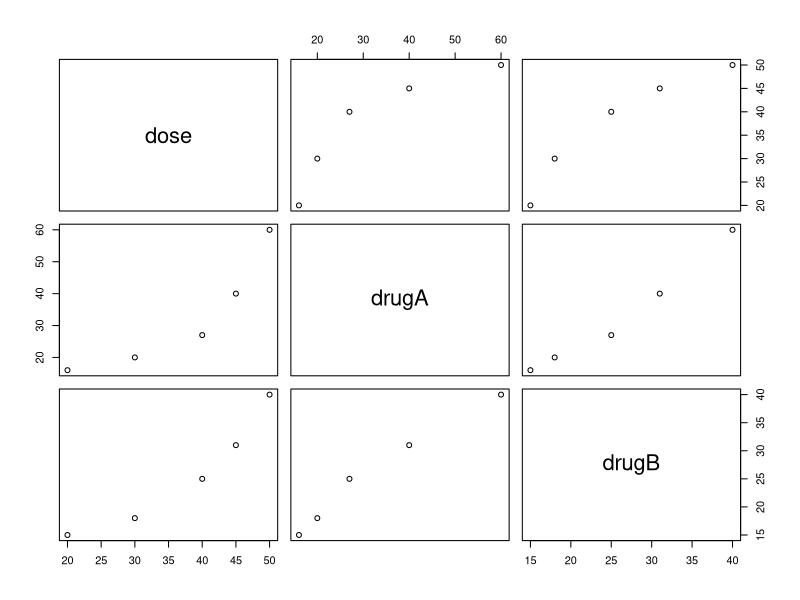
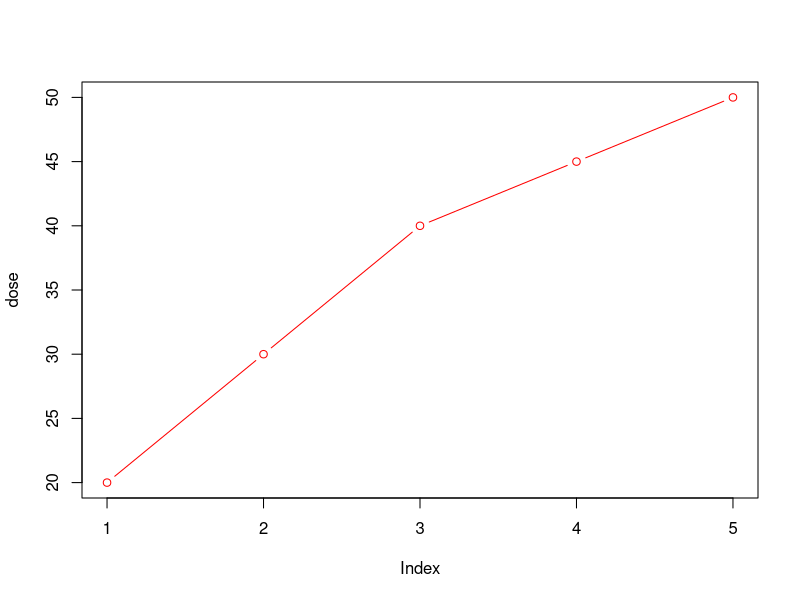
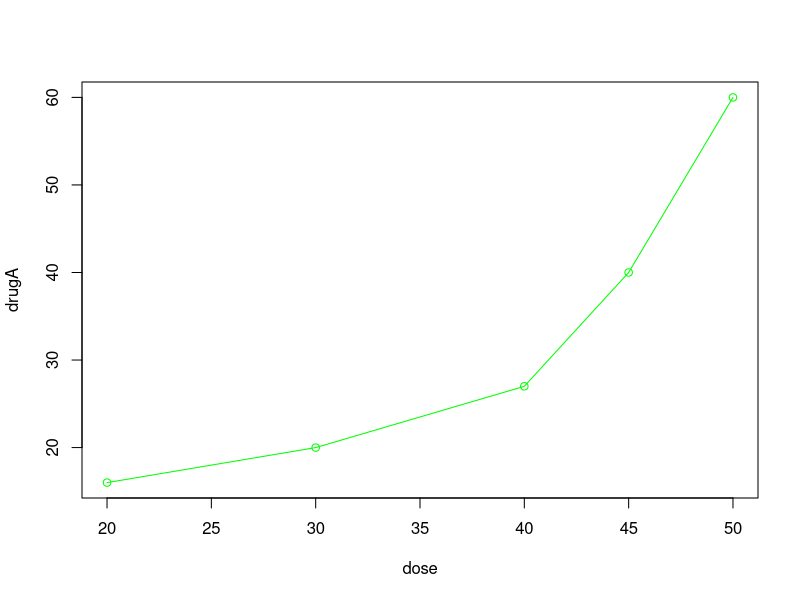
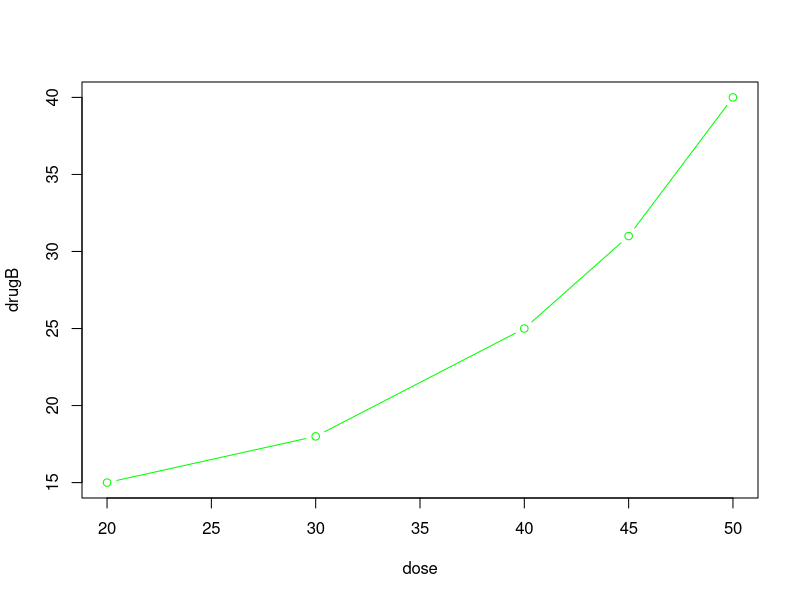
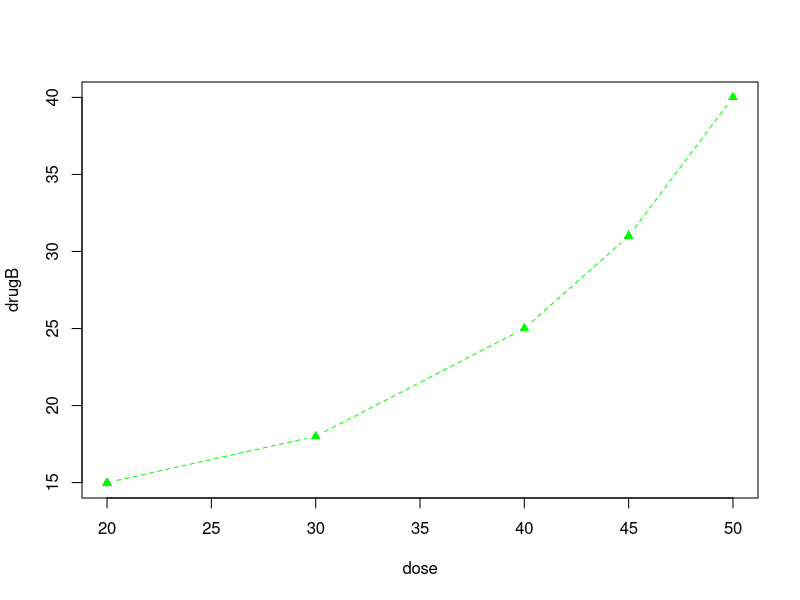
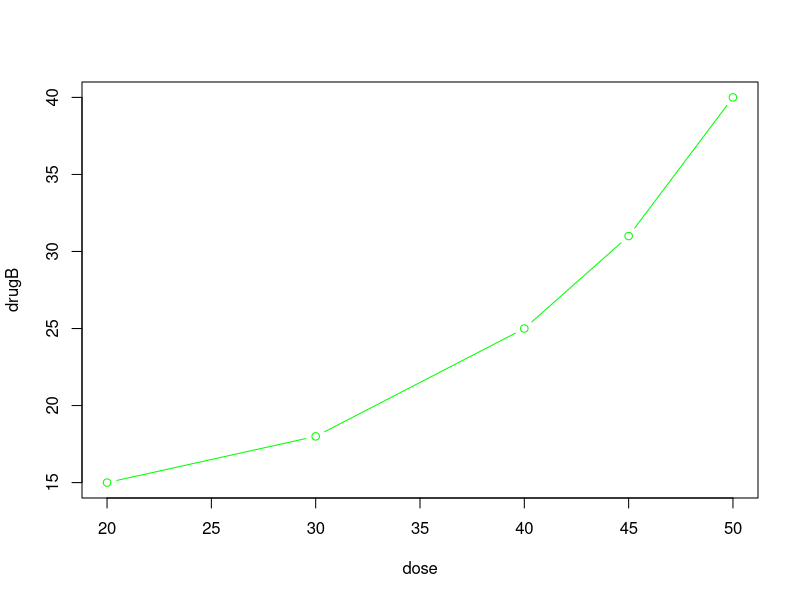
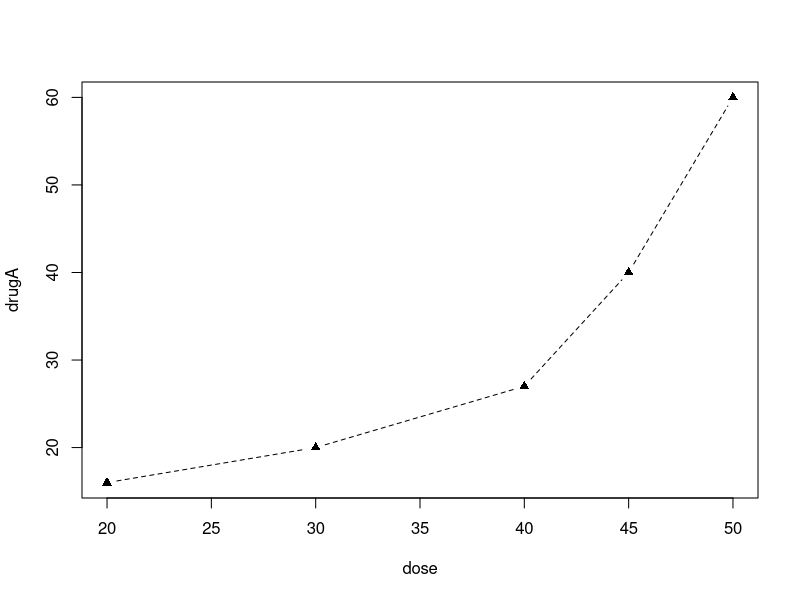
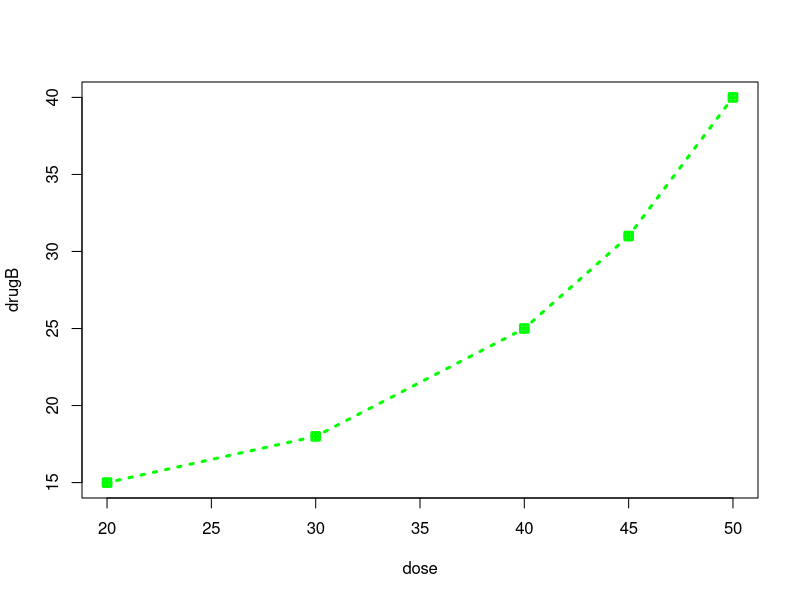

Write R code to recreate these figures, in order.
dose <- c(20, 30, 40, 45, 50)
drugA <- c(16, 20, 27, 40, 60)
drugB <- c(15, 18, 25, 31, 40)

drugs <- data.frame(dose, drugA, drugB)
drugs
plot(drugs)
attach(drugs)
plot(dose, type ="b", col="red")
detach(drugs)
plot(dose, drugA,  type ="o", col="green")
#save the settings to opar (kind of conf file for graph)
opar <- par(no.readonly = TRUE)
plot(dose, drugB,  type ="b", col="green")

par(lty = 2,pch = 17)
plot(dose, drugB,  type ="b", col="green")
#this resets to the earlier settings of the graph
par(opar) 
plot(dose, drugB,  type ="b", col="green")

plot(dose, drugA, type = "b", lty = 2, pch = 17)
#making the dotted lines wider 
plot(dose, drugB,  type ="b", col="green", lty = 3, lwd = 3, pch = 12)
#placing y limits
plot(drugB, 
     type ="b", 
     col="red", 
     lty = 2, 
     lwd = 3, 
     pch = 22, 
     ylim = c(0,30))
title(main = "Drug Dosage",
      col.main = "black",
      font.main = 4)
#setting up the range
graph_range <- range(0, drugA, drugB)
graph_range
plot(drugB, 
     type ="b", 
     col="red", 
     lty = 2, 
     lwd = 3, 
     pch = 22,
     #overwrites the labels 
     xaxt ='n', 
     yaxt ='n',
     ylim = c(0,graph_range[2]))
title(main = "Drug Dosage",
      col.main = "black",
      font.main = 4)
#labeling the axis with values 
axis(1,at = 1:5, lab = c("20ml", "40ml","60ml","80ml","100ml"))

axis(2, at = 5 * 0:graph_range[2])

#full example
plot(dose,
     drugA,
     type ="b", 
     col="red", 
     lty = 2, 
     lwd = 2, 
     pch = 2, main = "Clinical Trial for Drug A",
     sub = "this is hypothetical data",
     xlab = "DOSAGE",
     ylab = "DRUG RESPONSE",
     xlim = c(0,60),
     ylim = c(0,70))

opar <- par(no.readonly = TRUE)
par(mfrow = c(2,2))
attach(mtcars)
str(mtcars)
plot(wt, mpg, main = "scatterplot for wt vs mpg")
plot(wt ,disp, main = "scatterplot for wt vs displacement")
plot(wt, carb, main = "scatterplot for wt vs carb")
plot(wt, hp, main = "scatterplot for wt vs hp")
par(opar)
#
opar <- par(no.readonly = TRUE)
par(mfrow = c(3,1))
attach(mtcars)
plot(wt,
     mpg,
     main = "scatterplot for wt vs mpg",
     ylab = "Miles Per Gallon",
     xlab = "Weight",
     xlim = c(0, range(wt)[2]),
     ylim = c(0, range(mpg)[2]))
plot(wt,
     disp,
     main = "scatterplot for wt vs disp",
     ylab = "Displacement",
     xlab = "Weight",
     xlim = c(0, range(wt)[2]),
     ylim = c(0, range(disp)[2]))
plot(wt,
     mpg,
     main = "scatterplot for wt vs carb",
     xlab = "Carb",
     ylab = "Weight",
     xlim = c(0, range(wt)[2]),
     ylim = c(0, range(carb)[2]))
